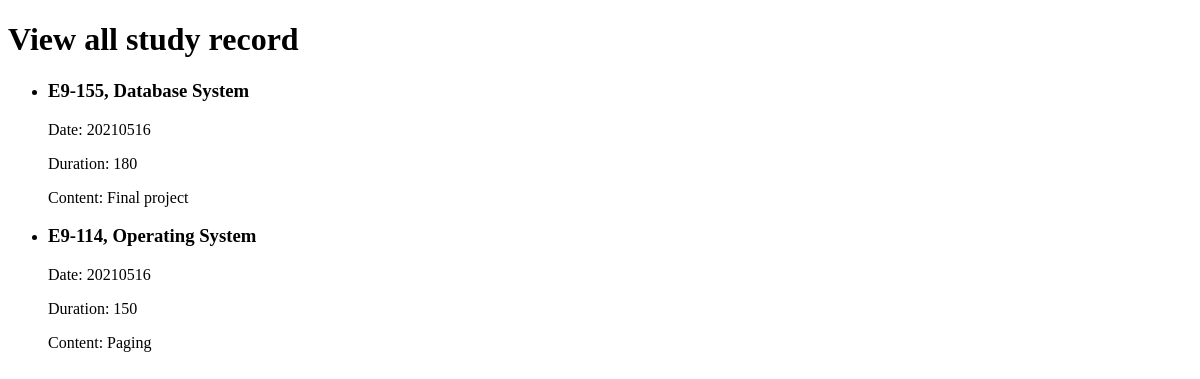
The app's page /learning/Study/listAll, older data.
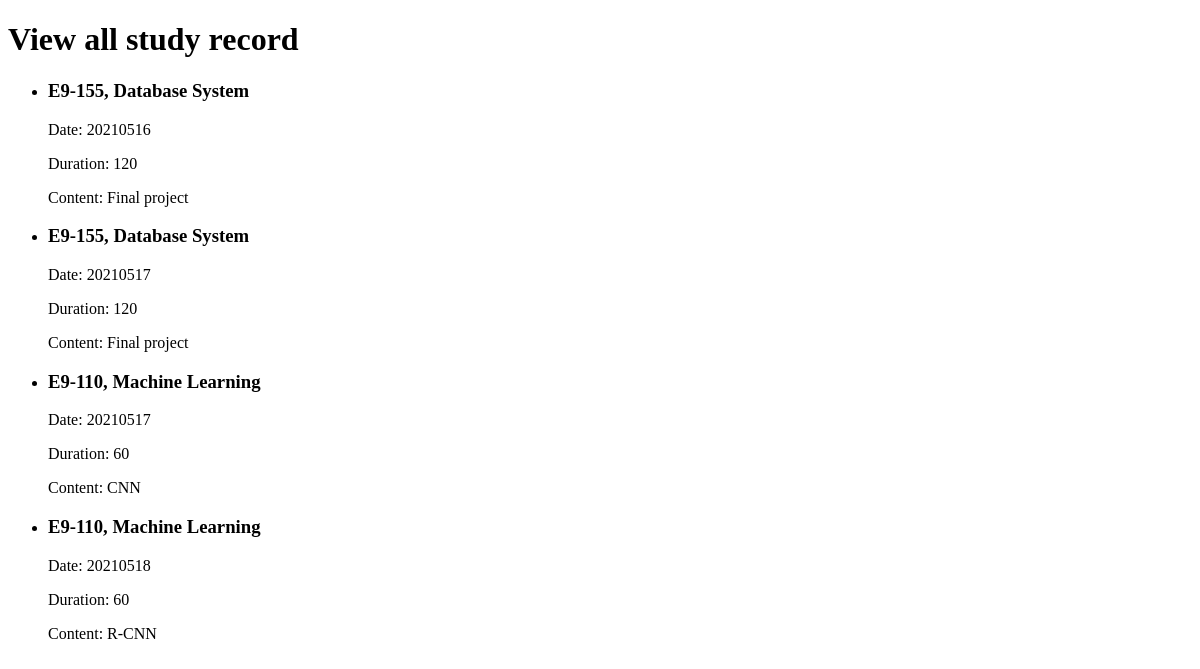
The same page, newer data.
### MainApp/models.py (models this page shows, shortened)
class Studies(db.Model):
    CourseNumber = db.Column(db.CHAR(6), primary_key=True)
    Date = db.Column(db.CHAR(8), primary_key=True)
    Duration = db.Column(db.Integer, nullable=False)
    Content = db.Column(db.VARCHAR(100), primary_key=True)

class Courses(db.Model):
    Semester = db.Column(db.VARCHAR(6), nullable=False)
    CourseNumber = db.Column(db.CHAR(6), primary_key=True)
    CourseName = db.Column(db.VARCHAR(50), nullable=False)
    Credits = db.Column(db.Integer)

### main.py (the view)
@app.route('/learning/Study/listAll')
def listStudies():
    return learning.listAllStudies()

### MainApp/Learning/views.py (called while the page is built)
def listAllStudies():
    result = db.session.execute('SELECT S.CourseNumber, C.CourseName, S.Date, S.Duration, S.Content '+
                                'FROM Studies AS S, Courses AS C '+
                                'WHERE S.CourseNumber=C.CourseNumber')
    return render_template('learning/learning_study_listAll.html', studies=result)

### MainApp/templates/learning/learning_study_listAll.html (shortened to what this page needs)
<!doctype html>
<html>
    <body>
        <div class="studyContainer">
            <h1 class="studyContainer">View all study record</h1>
            <ul class="studyList">
                {% for s in studies%}
                <li class="listItem">
                    <h3 class="listItem" id="courseNumber">{{s.CourseNumber}}, {{s.CourseName}}</h3>
                    <p class="listItem" id="date">Date: {{s.Date}}</p>
                    <p class="listItem" id="duration">Duration: {{s.Duration}}</p>
                    <p class="listItem" id="content">Content: {{s.Content}}</p>
                </li>
                {% endfor %}
            </ul>
        </div>
    </body>
</html>

Row changes from the older to the newer data that the page shows:
removed Studies: CourseNumber "E9-155", CourseName "Database System", Date "20210516", Duration "180", Content "Final project"
removed Studies: CourseNumber "E9-114", CourseName "Operating System", Date "20210516", Duration "150", Content "Paging"
added Studies: CourseNumber "E9-155", CourseName "Database System", Date "20210516", Duration "120", Content "Final project"
added Studies: CourseNumber "E9-155", CourseName "Database System", Date "20210517", Duration "120", Content "Final project"
added Studies: CourseNumber "E9-110", CourseName "Machine Learning", Date "20210517", Duration "60", Content "CNN"
added Studies: CourseNumber "E9-110", CourseName "Machine Learning", Date "20210518", Duration "60", Content "R-CNN"
